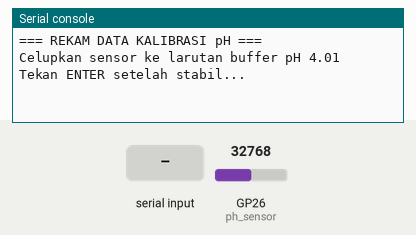
The program below on a simulated Raspberry Pi Pico running MicroPython. Shown: the last lines printed to the serial console. The test bench sets the inputs (shaded band); at power-on: GP26 (ph_sensor) = 32768 (analog values on the 0–65535 scale). At 5.3 s the program stops and its outputs stay as they are.

Above: at 1.2 s.
1.3 s: "1" typed at the serial console, then Enter
At 1.7 s:
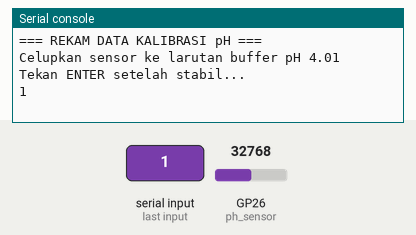
3.3 s: "0" typed at the serial console, then Enter
At 4.6 s:
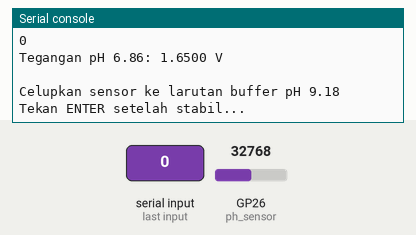
4.8 s: "2" typed at the serial console, then Enter
At 5.8 s:
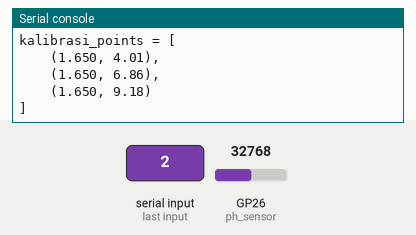

The program:

kalibrasi.py
```python
# rekam_kalibrasi.py - Rekam data kalibrasi
from machine import ADC, Pin
import time

ph_sensor = ADC(Pin(26))

def baca_tegangan(samples=100):
    total = 0
    for _ in range(samples):
        total += ph_sensor.read_u16()
        time.sleep_ms(5)
    avg_raw = total / samples
    volt = avg_raw * 3.3 / 65535.0
    return volt

print("=== REKAM DATA KALIBRASI pH ===")
print("Celupkan sensor ke larutan buffer pH 4.01")
input("Tekan ENTER setelah stabil...")

v4 = baca_tegangan()
print(f"Tegangan pH 4.01: {v4:.4f} V\n")

print("Celupkan sensor ke larutan buffer pH 6.86")
input("Tekan ENTER setelah stabil...")

v7 = baca_tegangan()
print(f"Tegangan pH 6.86: {v7:.4f} V\n")

print("Celupkan sensor ke larutan buffer pH 9.18")
input("Tekan ENTER setelah stabil...")

v9 = baca_tegangan()
print(f"Tegangan pH 9.18: {v9:.4f} V\n")

print("\n=== HASIL KALIBRASI ===")
print(f"kalibrasi_points = [")
print(f"    ({v4:.3f}, 4.01),")
print(f"    ({v7:.3f}, 6.86),")
print(f"    ({v9:.3f}, 9.18)")
print(f"]")
```

Measured:
- after the input at 1.3 s, the serial console: prints a new line at once (image 1)
- after the input at 3.3 s, the serial console: prints a new line at once (image 2)
- after the input at 4.8 s, the serial console: prints a new line at once (image 3)
